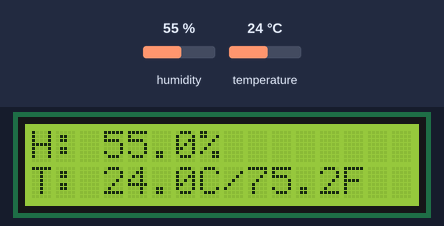
Bench run of a sketch on a simulated Arduino Uno, built with avr-gcc and run on an emulated ATmega328P. On the bench: 16×2 character LCD. The inputs (shaded band) are chosen by the test bench; at power-on: humidity 55 %, temperature 24 °C.

Above: at 1.7 s.
1.8 s: humidity set to 22 %
At 4.1 s:
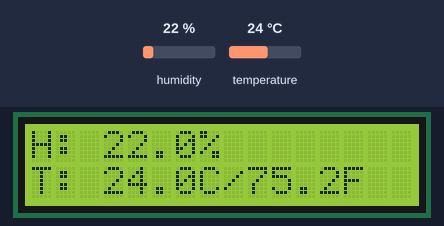
4.5 s: temperature set to 12 °C
At 5.7 s:
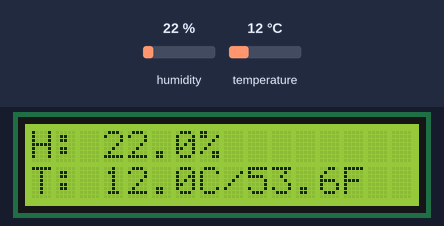
7.2 s: humidity set to 40 %
At 9.9 s:
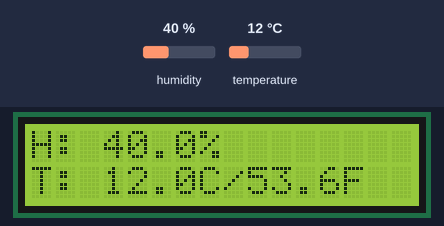
10.2 s: temperature set to 19 °C
At 11.8 s:
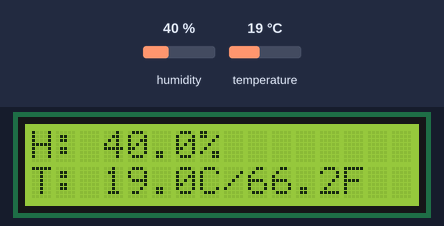
Timing chart, 0 to 13.3 s (numbered marks = the images above; inputs shaded):
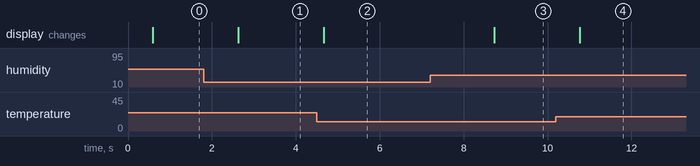

The sketch:

DHT11Test.ino
```cpp
#include <DHT.h>
#include <LiquidCrystal.h>

#define Type DHT11

int sensorPin=2;
float humidity;
float tempC;
float tempF;
int startUpTime=500;
int delayTime=1000;

int rs=7;
int en=8;  //enable
int bl=6;  //backlight on/off. Not very good. Needs a transistor.
int d4=9;
int d5=10;
int d6=11;
int d7=12;


DHT HTSensor(sensorPin,Type); // Create DHT object
LiquidCrystal lcd(rs,en,d4,d5,d6,d7); // Create LCD object

void setup() {
  // put your setup code here, to run once:
  Serial.begin(9600);
  HTSensor.begin();
  lcd.begin(16,2);
  delay(startUpTime); // Allows time for DHT to initalise. Needed?? Testing required.
}

void loop() {
  // put your main code here, to run repeatedly:

  humidity=HTSensor.readHumidity();
  tempC=HTSensor.readTemperature(false);
  tempF=HTSensor.readTemperature(true);


   /*
  // Send info to Serial Monitor
  Serial.print("Humidity: ");
  Serial.print(humidity);
  Serial.print(" Temperature: ");
  Serial.print(tempC);
  Serial.print("C/");
  Serial.print(tempF);
  Serial.println("F");
  */

  // Send info to LCD
  lcd.clear();
  lcd.setCursor(0,0);
  lcd.print("H: ");
  lcd.print(humidity,1);
  lcd.print("%");
  lcd.setCursor(0,1);
  lcd.print("T: ");
  lcd.print(tempC,1);
  lcd.print("C/");
  lcd.print(tempF,1);
  lcd.print("F");

  delay(delayTime); // Wait a bit to allow display to update.
}
```

Measured:
- after the input at 1.8 s, the display: changes after 0.83 s (image 1)
- after the input at 4.5 s, the display: changes after 0.16 s (image 2)
- after the input at 7.2 s, the display: changes after 1.5 s (image 3)
- after the input at 10.2 s, the display: changes after 0.57 s (image 4)
